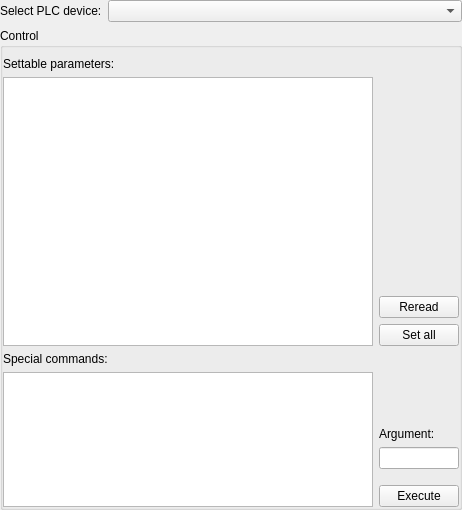
<?xml version="1.0" encoding="UTF-8"?>
<ui version="4.0">
 <class>Widget</class>
 <widget class="QWidget" name="Widget">
  <property name="geometry">
   <rect>
    <x>0</x>
    <y>0</y>
    <width>462</width>
    <height>510</height>
   </rect>
  </property>
  <property name="sizePolicy">
   <sizepolicy hsizetype="Minimum" vsizetype="Minimum">
    <horstretch>0</horstretch>
    <verstretch>0</verstretch>
   </sizepolicy>
  </property>
  <property name="windowTitle">
   <string>PLC device control</string>
  </property>
  <layout class="QVBoxLayout" name="verticalLayout">
   <property name="margin">
    <number>0</number>
   </property>
   <item>
    <layout class="QHBoxLayout" name="horizontalLayout">
     <item>
      <widget class="QLabel" name="label">
       <property name="sizePolicy">
        <sizepolicy hsizetype="Fixed" vsizetype="Fixed">
         <horstretch>0</horstretch>
         <verstretch>0</verstretch>
        </sizepolicy>
       </property>
       <property name="text">
        <string>Select PLC device:</string>
       </property>
      </widget>
     </item>
     <item>
      <widget class="QComboBox" name="deviceBox"/>
     </item>
    </layout>
   </item>
   <item>
    <widget class="QGroupBox" name="controlBox">
     <property name="title">
      <string>Control</string>
     </property>
     <layout class="QVBoxLayout" name="verticalLayout_2" stretch="0,2,0,1">
      <property name="leftMargin">
       <number>0</number>
      </property>
      <property name="rightMargin">
       <number>0</number>
      </property>
      <property name="bottomMargin">
       <number>0</number>
      </property>
      <item>
       <widget class="QLabel" name="label_2">
        <property name="text">
         <string>Settable parameters:</string>
        </property>
       </widget>
      </item>
      <item>
       <layout class="QHBoxLayout" name="horizontalLayout_3">
        <item>
         <widget class="QTableWidget" name="paramTable">
          <property name="editTriggers">
           <set>QAbstractItemView::DoubleClicked</set>
          </property>
          <attribute name="horizontalHeaderVisible">
           <bool>false</bool>
          </attribute>
          <attribute name="verticalHeaderVisible">
           <bool>false</bool>
          </attribute>
         </widget>
        </item>
        <item>
         <layout class="QVBoxLayout" name="verticalLayout_4">
          <item>
           <spacer name="verticalSpacer_2">
            <property name="orientation">
             <enum>Qt::Vertical</enum>
            </property>
            <property name="sizeHint" stdset="0">
             <size>
              <width>0</width>
              <height>0</height>
             </size>
            </property>
           </spacer>
          </item>
          <item>
           <widget class="QPushButton" name="paramRereadBtn">
            <property name="text">
             <string>Reread</string>
            </property>
           </widget>
          </item>
          <item>
           <widget class="QPushButton" name="paramSetBtn">
            <property name="text">
             <string>Set all</string>
            </property>
           </widget>
          </item>
         </layout>
        </item>
       </layout>
      </item>
      <item>
       <widget class="QLabel" name="label_3">
        <property name="text">
         <string>Special commands:</string>
        </property>
       </widget>
      </item>
      <item>
       <layout class="QHBoxLayout" name="horizontalLayout_2">
        <item>
         <widget class="QListWidget" name="cmdList"/>
        </item>
        <item>
         <layout class="QVBoxLayout" name="verticalLayout_3">
          <item>
           <spacer name="verticalSpacer">
            <property name="orientation">
             <enum>Qt::Vertical</enum>
            </property>
            <property name="sizeHint" stdset="0">
             <size>
              <width>0</width>
              <height>0</height>
             </size>
            </property>
           </spacer>
          </item>
          <item>
           <widget class="QLabel" name="label_4">
            <property name="text">
             <string>Argument:</string>
            </property>
           </widget>
          </item>
          <item>
           <widget class="QLineEdit" name="argEdit">
            <property name="sizePolicy">
             <sizepolicy hsizetype="Ignored" vsizetype="Fixed">
              <horstretch>0</horstretch>
              <verstretch>0</verstretch>
             </sizepolicy>
            </property>
           </widget>
          </item>
          <item>
           <spacer name="verticalSpacer_3">
            <property name="orientation">
             <enum>Qt::Vertical</enum>
            </property>
            <property name="sizeType">
             <enum>QSizePolicy::Fixed</enum>
            </property>
            <property name="sizeHint" stdset="0">
             <size>
              <width>0</width>
              <height>10</height>
             </size>
            </property>
           </spacer>
          </item>
          <item>
           <widget class="QPushButton" name="cmdExecBtn">
            <property name="text">
             <string>Execute</string>
            </property>
           </widget>
          </item>
         </layout>
        </item>
       </layout>
      </item>
     </layout>
    </widget>
   </item>
  </layout>
 </widget>
 <resources/>
 <connections>
  <connection>
   <sender>Widget</sender>
   <signal>destroyed()</signal>
   <receiver>Widget</receiver>
   <slot>close()</slot>
   <hints>
    <hint type="sourcelabel">
     <x>3</x>
     <y>2</y>
    </hint>
    <hint type="destinationlabel">
     <x>5</x>
     <y>67</y>
    </hint>
   </hints>
  </connection>
 </connections>
</ui>
